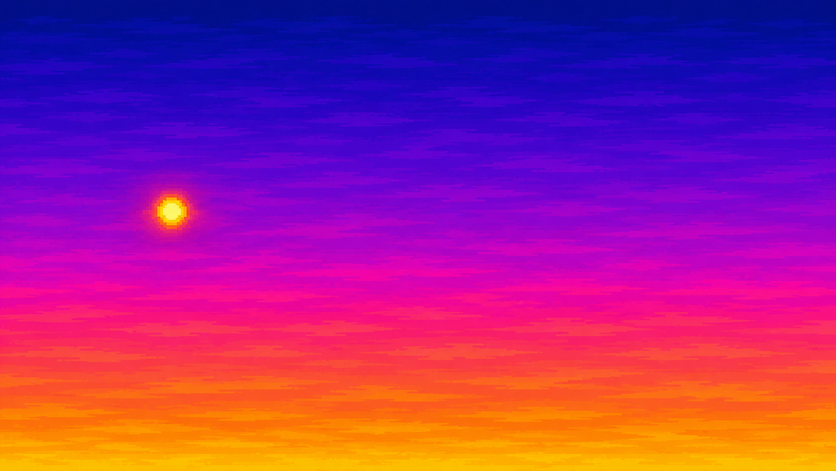
#> input picture art/exports/environments/ptuj-low/sky.png, 836 x 471 px
$ python -i art_folk_parallax.py   (imports and definitions only)
#> lines starting #> are read from the running program, lines starting #| are printed output that depends on the picture
#!/usr/bin/env python3
"""Game layers of Codex's folk-art parallax studies (docs/art-benchmarks/<region>-parallax/layers/*.png).

Codex's studies are painted on mixed canvases (1672x941, 2172x724, 546x693 ...) and placed in their preview.html with
CSS boxes in % of a 16:9 scene. This tool draws nothing new. For each region it takes the study PNGs as they are and:

  1. resizes each layer into its preview box on one 16:9 canvas of VIEW_H pixels (the scene the game fits to its own),
     the way the preview's CSS does (fill = stretched into the box, cover = cropped to the box's shape, auto = width only);
  2. trims fully transparent rows above and below, and the sides of layers that do not tile;
  3. for a layer that must tile but is not seamless at its left and right edges (decided 25 Nov 2026 by the Game
     Director), makes the tile Codex's layer followed by its mirror image, so the two joins meet themselves;
  4. for a landmark that tiles (`period`), pads the tile with transparency, so the landmark comes round again only after
     that many view widths instead of every box width;
  5. for the walking lane (`stand`), adds its mirror image below it, so the lane can rise to the actors' feet in battle
     and still reach the bottom of the scene without showing its top edge twice;
  6. writes a lossy WebP (alpha stays lossless) to art/exports/environments/<pack>/<layer>.webp, the pack manifest
     art/manifests/<pack>.json and the layers' placement (x, y) into data/backgrounds.json, keeping every other value
     there (speeds, pan, drift, stand, front) as tuned by hand.

The PNG masters stay where Codex delivered them and are never changed. Only the WebP exports go into the build.

  python3 tools/art_folk_parallax.py               all regions
  python3 tools/art_folk_parallax.py gozd peca      some regions (by pack key)
  python3 tools/art_folk_parallax.py --check        report exports that are missing or older than their masters
  python3 tools/art_folk_parallax.py --composite    also write a check composite to the system temp folder
"""
import hashlib, io, json, pathlib, sys, tempfile
from PIL import Image, ImageFilter, ImageOps

ROOT = pathlib.Path(__file__).resolve().parent.parent
VIEW_H = 560
VIEW_W = round(VIEW_H * 16 / 9)   # 996
QUALITY = 80
LANE_EXT = 0.35   # how far below itself the lane's mirror image reaches, in view heights (the most a lane rises in battle)
FLOOR_REACH = 8   # how far a grounded slice (`floor`) reaches under the lowest top edge of the lane, in view px
OPAQUE = 160      # alpha from which a pixel counts as paint for `floor`
BASE_BAND = 26    # `floor`: how many rows of the slice's own paint its base continues, mirrored, in view px
BASE_SHADE = (0.92, 0.8)   # `floor`: the base's shade right under the paint, and BASE_FADE px further down
BASE_FADE = 36

# Per region, back to front: layer id, study file, preview box (left, top, width, height in % of the 16:9 scene;
# height None = auto, from the picture's own shape), fit, and options:
#   tile: the layer tiles horizontally in the game (it scrolls with the walk at its speed);
#   (a tiling layer that reaches its left or right edge is mirrored: the tile is the layer and its mirror image;
#    mirror: False keeps one that only grazes it)
#   period: a tiling landmark comes round only every `period` view widths (transparent padding); layers that must
#           stay together (a town and its reflection) share speed and period;
#   stand: the walking lane (rises to the actors' feet; mirrored below);
#   front: in front of the actors (low and at the edges only);
#   wrap: a tiling island with tapered ends: its last `wrap` view px are laid over its first, so the copies overlap
#         instead of leaving a gap between them;
#   rows: (top, bottom) only these view rows of the picture (bottom None = to the end), for a picture that lies at two
#         depths and is cut in two (the same file, two layers);
#   blur: a near layer out of focus: blurred by this radius in view px (premultiplied, so no dark fringe);
#   flip: the picture mirrored left to right (a borrowed or repeated picture that should not look the same);
#   tint: (r, g, b) multipliers grading a borrowed picture to the region's light (moonlight, sunset);
#   study: take the picture from another study (passing trees borrowed from a region with the same woods);
#   cols: (left, right) only these master columns (a part of a borrowed picture, or a strip cut wall to wall);
#   haze: (r, g, b, amount) far away: the colours mixed towards the air's colour;
#   span: the finished tile stretched (under 1 %) to exactly this many view widths, to repeat with a landmark;
#   floor: the slice stands on the ground (Game Director, 27 Nov 2026: slices floated over the lane with the sky showing
#          under them). In every column whose lowest paint lies in the lower `floor` share of the slice's painted height,
#          a base is painted under that paint, continuing the slice's own painting (`grounded`), down to FLOOR_REACH
#          view px below the lowest top edge of the walking lane. The slice then overlaps the lane in every column at any
#          scroll position, as slices overlap in Codex's own composite.
# Boxes reproduce Codex's layered-composite-preview.png: full-scene cutouts at 1:1 (100 %), other canvases at the box
# of preview.html (whose wider boxes for full-scene layers only make room for its pan).
# Piranske soline, Predjama and Ljubljansko barje had their full-scene cutouts at preview.html's 130 × 100 % boxes, which
# stretched them 1.3 × wide: the sun was an ellipse (Game Director, 27 Nov 2026). They are at 1:1 now, as Trnovski gozd
# and Ljubljanski grad; Barje's overlap (`wrap`) shrank with them, 170 → 131 px. Speeds: data/backgrounds.json.
STUDIES = {
    'gozd': {
        'study': 'trnovski-gozd', 'name': 'Trnovski gozd — ljudska poslikava (Codex)',
        'layers': [   # all eight are full-scene 1672x941 cutouts aligned to each other: 1:1, as layered-composite-preview.png
            ('sky', 'sky.png', (0, 0, 100, 100), 'fill', {}),
            ('moon', 'moon.png', (0, 0, 100, 100), 'fill', {}),
            ('clouds', 'clouds.png', (0, 0, 100, 100), 'fill', {'tile': True}),
            ('distant-karst-ridge', 'distant-karst-ridge.png', (0, 0, 100, 100), 'fill', {'tile': True}),
            ('doline-forest', 'doline-forest.png', (0, 0, 100, 100), 'fill', {'tile': True, 'floor': 0.5}),
            ('framing-trees', 'framing-trees.png', (0, 0, 100, 100), 'fill', {'tile': True, 'floor': 0.25}),
            ('grass-lane', 'foreground-grass-lane.png', (0, 0, 100, 100), 'fill', {'tile': True, 'stand': True}),
            ('near-rocks-grass', 'near-foreground-rocks-grass.png', (0, 0, 100, 100), 'fill', {'tile': True, 'front': True}),
            # passing trees, as on Triglav (Game Director, 27 Nov 2026: woods get passing trees). The forest's own edge
            # trees are cut by the picture's sides (mirrored into a double tree, never padded, always on screen), so
            # Triglav's whole fir clumps stand in, mirrored and graded to the moonlight, until Codex paints some
            ('passing-trees', 'foreground-spruces.png', (0, -39.5, 160, 160), 'fill', {'tile': True, 'period': 2.5, 'front': True, 'blur': 5, 'flip': True, 'study': 'triglav', 'tint': (0.5, 0.6, 0.8)}),
        ],
    },
    'ptuj': {
        'study': 'ptuj', 'name': 'Ptuj — ljudska poslikava (Codex)',
        'layers': [
            ('sky', 'sky.png', (-8, -8, 116, 116), 'fill', {'tile': True}),
            ('clouds', 'clouds.png', (0, 0, 100, 100), 'fill', {'tile': True}),
            ('distant-hills', 'distant-hills.png', (0, 14.9, 100, 59.2), 'fill', {'tile': True}),
            ('castle-hill', 'castle-hill.png', (0, 11.7, 100, 38.5), 'fill', {'tile': True, 'period': 2}),
            ('town', 'town.png', (0, 11.2, 100, 38.3), 'fill', {'tile': True, 'period': 2}),
            ('drava-water', 'drava-water.png', (-35, 33.5, 170, 36.1), 'fill', {'tile': True}),
            ('glints', 'water-reflections.png', (-35, 33.5, 170, 36.1), 'fill', {'tile': True}),   # glints on the water, not a mirror image
            ('road', 'foreground-road.png', (-68, -36.7, 170, 136), 'fill', {'tile': True, 'stand': True}),
            ('oak', 'foreground-oak.png', (0, 0, 92.8, 72.3), 'fill', {'tile': True, 'period': 2.5}),
        ],
    },
    'peca': {
        'study': 'peca', 'name': 'Peca — ljudska poslikava (Codex)',
        'layers': [
            ('sky', 'sky.png', (-8, -8, 116, 116), 'fill', {'tile': True}),
            ('clouds', 'clouds.png', (0, 0, 100, 100), 'fill', {'tile': True}),
            ('distant-hills', 'distant-hills.png', (0, 7.4, 100, 59.2), 'fill', {'tile': True}),
            ('mountain', 'peca-mountain.png', (0, 10.6, 100, 51), 'fill', {'tile': True, 'period': 2}),
            ('forest', 'midground-forest.png', (0, 20.7, 100, 51), 'fill', {'tile': True, 'floor': 0.5}),
            ('cave-rock', 'cave-rock.png', (36.5, 29.8, 63.5, 44.6), 'fill', {'tile': True, 'period': 3}),
            ('ground', 'foreground-ground.png', (-35, 31, 170, 80), 'fill', {'tile': True, 'stand': True}),
            ('oak', 'foreground-oak.png', (0, 0, 77.8, 69.1), 'fill', {'tile': True, 'period': 2.5}),
            # passing trees, the same near trees as Triglav's (Game Director, 27 Nov 2026: woods get passing trees): Peca's autumn forest has the same spruces and larches as Triglav, so Triglav's
            # near trees, mirrored, stand in for Peca's own until Codex paints some
            ('passing-trees', 'foreground-spruces.png', (0, -39.5, 160, 160), 'fill', {'tile': True, 'period': 2.5, 'front': True, 'blur': 5, 'flip': True, 'study': 'triglav'}),
        ],
    },
    'triglav': {
        'study': 'triglav', 'name': 'Triglav — ljudska poslikava (Codex)',
        'layers': [
            ('sky', 'sky.png', (0, 0, 100, 100), 'fill', {}),
            ('clouds', 'clouds.png', (0, 0, 100, 100), 'fill', {'tile': True}),
            ('distant-foothills', 'distant-foothills.png', (0, 0, 100, 100), 'fill', {'tile': True}),
            ('distant-peaks', 'distant-peaks.png', (0, 4, 100, 55.6), 'fill', {'tile': True, 'period': 2}),
            ('zlatorog', 'zlatorog-ibex.png', (20, 31, 5.5, None), 'fill', {'tile': True, 'period': 2, 'mirror': False}),   # a hoof tip at the edge, not a cut
            ('midground-forest', 'midground-forest.png', (-22, -8, 144, 85), 'fill', {'tile': True, 'floor': 0.5}),
            ('grass-lane', 'foreground-grass-lane.png', (-48, -14, 196, 116), 'fill', {'tile': True, 'stand': True}),
            ('flowers', 'foreground-flowers.png', (-15, 23, 130, 77), 'fill', {'tile': True, 'front': True}),
            # Codex's edge trees, lifted 40 % up the scene, ended in mid-air above the lane and slid fast over the forest
            # (Game Director, 27 Nov 2026). Now they are near trees: 1.6 × as large, their trunks below the scene's bottom
            # edge, blurred (out of focus, close to the eye), in front of the party (and of the flowers: nearer, faster) on the road only (`passing` in
            # data/backgrounds.json), so the party seems to walk through a forest for a moment.
            ('spruces', 'foreground-spruces.png', (0, -39.5, 160, 160), 'fill', {'tile': True, 'period': 2.5, 'front': True, 'blur': 5}),
        ],
    },
    'bled': {
        'study': 'bled', 'name': 'Bled — ljudska poslikava (Codex)',
        'layers': [
            ('sky', 'sky.png', (0, 0, 100, 100), 'fill', {}),
            ('clouds', 'clouds.png', (-15, -1, 130, None), 'fill', {'tile': True}),
            ('distant-mountains', 'distant-mountains.png', (0, 0, 100, 100), 'fill', {'tile': True}),
            ('forested-shoreline', 'forested-shoreline.png', (0, 0, 100, 100), 'fill', {'tile': True}),
            ('castle-cliff', 'castle-cliff.png', (0, 0, 100, 100), 'fill', {'tile': True, 'period': 2.5}),
            ('lake-water', 'lake-water.png', (0, 0, 100, 100), 'fill', {'tile': True, 'floor': 0.5}),
            ('reflections', 'water-reflections.png', (0, 0, 100, 100), 'fill', {'tile': True, 'period': 2.5}),   # castle and island mirrored
            ('island-church', 'island-church.png', (22.5, 4, 70, None), 'fill', {'tile': True, 'period': 2.5}),   # in front of the lake, as Codex's preview
            ('grass-lane', 'foreground-grass-lane.png', (0, 4, 100, 100), 'fill', {'tile': True, 'stand': True}),
        ],
    },
    'piran': {
        'study': 'piranske-soline', 'name': 'Piranske soline — ljudska poslikava (Codex)',
        'layers': [
            ('sky', 'sky.png', (-2, -2, 104, 104), 'fill', {'tile': True}),
            ('sun', 'setting-sun.png', (0, 0, 100, 100), 'fill', {'tile': True, 'period': 2}),
            ('clouds', 'clouds.png', (0, 0, 100, 100), 'fill', {'tile': True}),
            ('hills', 'distant-istrian-hills.png', (0, 0, 100, 100), 'fill', {'tile': True}),
            # Codex's water layer is the sea at the horizon and the salt pans in one picture. The sea lies beyond the far
            # shore and the house, the pans in front of them, so it is cut in two along the shore (27 Nov 2026): the sea
            # above view row 247 behind the shore, the pans from row 254 in front of it. Rows 247–253 lie under the
            # shore's opaque strip (245–253) and are not drawn.
            ('sea', 'salt-pan-water.png', (0, 0, 100, 100), 'fill', {'tile': True, 'rows': (0, 247)}),
            ('far-shore', 'salt-pan-far-shore.png', (0, 0, 100, 100), 'fill', {'tile': True}),
            ('house', 'salt-worker-house.png', (0, 0, 100, 100), 'fill', {'tile': True, 'period': 2}),
            ('water', 'salt-pan-water.png', (0, 0, 100, 100), 'fill', {'tile': True, 'rows': (254, None), 'floor': 0.5}),
            ('embankments', 'salt-pan-embankments.png', (0, 0, 100, 100), 'fill', {'tile': True}),   # not grounded: the water under it is
            ('reflections', 'sunset-reflections.png', (0, 0, 100, 100), 'fill', {'tile': True}),
            ('grass-lane', 'foreground-grass-lane.png', (-0.5, -0.85, 101, 101), 'fill', {'tile': True, 'stand': True}),
            ('near-grass', 'near-foreground-salt-grass.png', (0, 0, 100, 100), 'fill', {'tile': True, 'front': True}),
        ],
    },
    'predjama': {
        'study': 'predjama', 'name': 'Predjamski grad — ljudska poslikava (Codex)',
        'layers': [
            ('sky', 'sky.png', (-2, -2, 104, 104), 'fill', {'tile': True}),
            ('clouds', 'clouds.png', (0, 0, 100, 100), 'fill', {'tile': True}),
            ('mountains', 'distant-foothills.png', (0, -7, 100, 100), 'fill', {'tile': True, 'study': 'triglav', 'haze': (170, 150, 175, 0.45)}),
            ('ridge', 'distant-karst-forest.png', (0, -10.7, 100, 100), 'fill', {'tile': True}),
            # Stand-in (Game Director, 27 Nov 2026: "the rest of the mountain continues ... everything is a hill"): Peca's
            # slope up to its summit, mirrored there, so the summit lies behind the cliff and the forest runs off both ways;
            # it repeats with the cliff (span 2). Far mountains: Triglav's foothills in evening haze. Until Codex paints
            # Predjama's own (docs/art-workflow/FOLK_PARALLAX_SCENES_SPEC.md §3)
            ('hill', 'peca-mountain.png', (-29.2, -4.1, 100, None), 'fill', {'tile': True, 'study': 'peca', 'cols': (60, 1575), 'span': 2, 'tint': (1.06, 1.0, 0.88), 'floor': 0.3}),
            ('castle-cliff', 'castle-cliff.png', (0, 0, 100, 100), 'fill', {'tile': True, 'period': 2}),
            ('stream', 'lokva-stream.png', (0, 0, 100, 100), 'fill', {'tile': True, 'period': 2}),
            ('grass-lane', 'foreground-grass-lane.png', (-0.5, -0.85, 101, 101), 'fill', {'tile': True, 'stand': True}),
            ('near-foreground', 'near-foreground-rocks-grass.png', (0, 0, 100, 100), 'fill', {'tile': True, 'front': True}),
        ],
    },
    'barje': {
        'study': 'barje', 'name': 'Ljubljansko barje — ljudska poslikava (Codex)',
        'layers': [
            ('sky', 'sky.png', (0, 0, 100, 100), 'fill', {'tile': True}),
            ('clouds', 'clouds.png', (0, 0, 100, 100), 'fill', {'tile': True}),
            ('ridge', 'distant-wetland-ridge.png', (0, 0, 100, 100), 'fill', {'tile': True}),
            ('far-meadow', 'far-meadow-transition.png', (0, 0, 100, 100), 'fill', {'tile': True}),
            # an island of water and reeds with tapered ends: tiled as it is, a wedge of the dawn sky showed down to the
            # lane between two copies (27 Nov 2026), so each copy's tapered end overlaps the next one's start
            ('channels', 'wetland-channels-reeds.png', (0, 0, 100, 100), 'fill', {'tile': True, 'wrap': 131, 'floor': 0.5}),
            ('landmarks', 'willows-and-pile-dwellings.png', (0, 0, 100, 100), 'fill', {'tile': True, 'period': 2}),
            ('reflections', 'water-reflections.png', (0, 0, 100, 100), 'fill', {'tile': True}),
            ('grass-lane', 'foreground-grass-lane.png', (0, 0, 100, 100), 'fill', {'tile': True, 'stand': True}),
            ('near-foreground', 'near-foreground-sedges.png', (0, 0, 100, 100), 'fill', {'tile': True, 'front': True}),
        ],
    },
    'ljubljanica': {
        'study': 'ljubljanica', 'name': 'Ljubljanica — ljudska poslikava (Codex)',
        'layers': [
            ('sky-hills', 'distant-sky-hills.png', (-8, -8, 116, 116), 'cover', {'tile': True}),
            ('clouds', 'clouds.png', (-8, -15, 128, None), 'fill', {'tile': True}),
            # The town strip starts and ends with a whole house wall: it tiles wall to wall as it is. Mirrored (until 27 Nov
            # 2026) it showed the castle twice side by side and the Franciscan church twice (Game Director: "twin castles").
            ('town-castle', 'town-castle.png', (-5, 7, 108.1, None), 'fill', {'tile': True, 'cols': (19, 2153), 'mirror': False}),
            # The far bank's stone quay from Codex's clean plate (the riverfront without the bridge), under the houses, so the
            # bridge can stand alone: it was mirrored into a bridge without end (Game Director, 27 Nov 2026)
            ('quay', 'riverfront-clean-plate.png', (0, 5.9, 94, 100), 'fill', {'tile': True, 'cols': (100, 1672), 'rows': (352, 423)}),
            # Tromostovje: one bridge of three arches whose ends stand on the quay, every 3 view widths, at its painted
            # proportions (it was 1.86 × wide); in the river's water, which runs in front of its piers. Stand-in until
            # Codex's Ljubljanica riverbank (docs/art-workflow/FOLK_PARALLAX_SCENES_SPEC.md §1)
            ('bridge', 'bridge.png', (8, 35.6, 77, 45.65), 'fill', {'tile': True, 'period': 3, 'mirror': False}),
            ('river', 'river-surface.png', (-35, 69, 145, 22), 'fill', {'tile': True}),
            ('glints', 'water-reflections.png', (-14, 52, 140, 42), 'fill', {'tile': True}),   # glints on the river
            ('road', 'foreground-road.png', (-68, None, 170, None), 'fill', {'tile': True, 'stand': True}),
        ],
    },
    'grad': {
        'study': 'ljubljanski-grad', 'name': 'Ljubljanski grad — ljudska poslikava (Codex)',
        'layers': [   # aligned 1672x941 cutouts; keep the fortress attached to its wooded hill
            ('sky', 'sky.png', (0, 0, 100, 100), 'fill', {'tile': True}),
            ('clouds', 'clouds.png', (0, 0, 100, 100), 'fill', {'tile': True}),
            ('distant-basin-hills', 'distant-basin-hills.png', (0, 0, 100, 100), 'fill', {'tile': True}),
            ('ljubljana-old-town', 'ljubljana-old-town.png', (0, 0, 100, 100), 'fill', {'tile': True, 'period': 2}),
            ('castle-hill-and-fortress', 'castle-hill-and-fortress.png', (0, 0, 100, 100), 'fill', {'tile': True, 'period': 2}),
            ('near-foreground-tree-frame', 'near-foreground-tree-frame.png', (0, 0, 100, 100), 'fill', {'tile': True, 'period': 2.5, 'floor': 0.25}),
            ('foreground-grass-lane', 'foreground-grass-lane.png', (0, 0, 100, 100), 'fill', {'tile': True, 'stand': True}),
            ('near-foreground-flowers', 'near-foreground-flowers.png', (0, 0, 100, 100), 'fill', {'tile': True, 'front': True}),
            # passing trees, as on Triglav (Game Director, 27 Nov 2026): the park's oaks are cut by the picture's sides,
            # so Triglav's whole tree clumps stand in, graded to the sunset, until Codex paints some
            ('passing-trees', 'foreground-spruces.png', (0, -39.5, 160, 160), 'fill', {'tile': True, 'period': 2.5, 'front': True, 'blur': 5, 'study': 'triglav', 'tint': (1.0, 0.82, 0.72)}),
        ],
    },
}


def master(study, f):
    return ROOT / 'docs/art-benchmarks' / f'{study}-parallax' / 'layers' / f


def sha1(p):
    return hashlib.sha1(p.read_bytes()).hexdigest()


# [26 lines left out: functions place, trim, not called in this run]


def touches_edge(im):
    """(left, right): whether Codex's picture is cut by its left or right side: its paint starts within 3 % of the width from that
    side and, there, already stands at least 15 % as tall as its tallest column (a cut-off row of houses or ridge, not
    a tapering tree top or cloud). A tile of such a layer would show the cut where it meets the next one."""
    a = im.getchannel('A').point(lambda v: 255 if v > 8 else 0)
    w, h = im.size
    cov = [a.crop((x, 0, x + 1, h)).histogram()[255] / h for x in range(w)]
    top = max(cov) or 1
    cols = [x for x, c in enumerate(cov) if c > 0]
    if not cols:
        return False, False
    l, r = cols[0], cols[-1]
    near = round(w * 0.03)
    left = l <= near and max(cov[l:l + 6]) / top >= 0.15
    right = w - 1 - r <= near and max(cov[r - 5:r + 1]) / top >= 0.15
    return left, right


# [242 lines left out: functions side_trim, mirrored_tile, padded, lane_low_top, grounded, lane_below and 2 more, not called in this run]


# [6 lines not run here, left out]

>>> import cv2
>>> picture = cv2.imread('../art/exports/environments/ptuj-low/sky.png', cv2.IMREAD_GRAYSCALE)
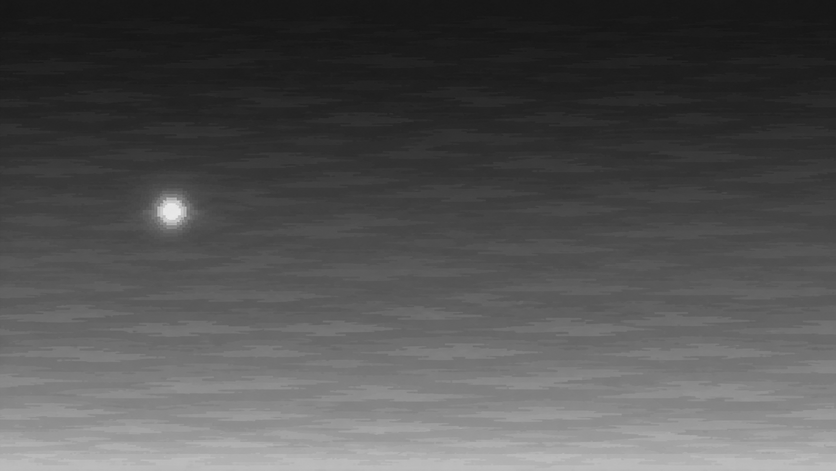
#> picture: shape (471, 836); min 22, max 234, mean 82.4
#> (the run stopped early here; a loop or call above may not have finished)

$ run again, on docs/art-benchmarks/barje-parallax/layered-composite-preview.png
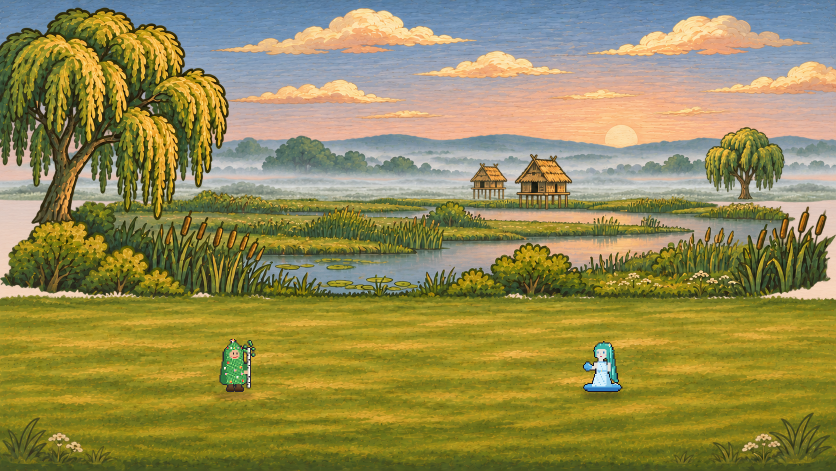
#> input picture docs/art-benchmarks/barje-parallax/layered-composite-preview.png, 1672 x 941 px (shown at 1/2 size)
#> `picture = cv2.imread('../art/exports/environments/ptuj-low/sky.png', c..`:
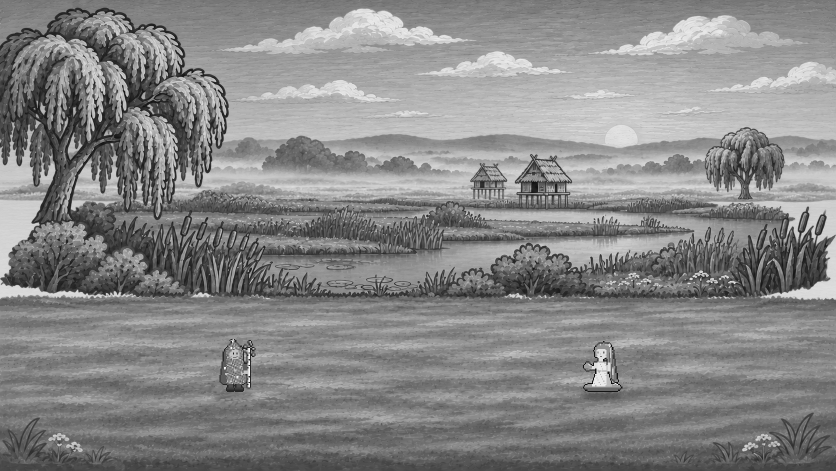
#> picture: shape (941, 1672) (shown at 1/2 size); min 1, max 249, mean 134.6
